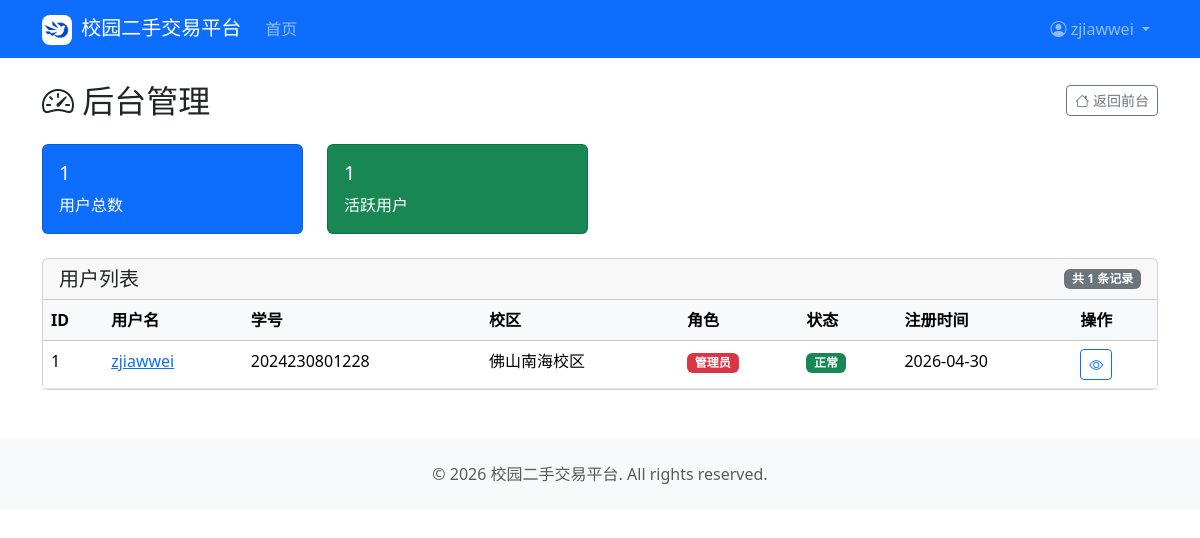
Page /admin/ (signed in) on the committed database.
### app/models/user.py (models this page shows, shortened)
class User(UserMixin, db.Model):
    __tablename__ = "users"
    id = db.Column(db.Integer, primary_key=True, autoincrement=True)
    username = db.Column(db.String(64), unique=True, nullable=False, index=True)
    student_id = db.Column(db.String(20), unique=True, nullable=False)
    phone = db.Column(db.String(20), nullable=True)
    password_hash = db.Column(db.String(256), nullable=False)
    real_name = db.Column(db.String(32), nullable=True)
    avatar = db.Column(db.String(256), default="default.jpg")
    campus = db.Column(db.String(64), nullable=False)
    role = db.Column(db.String(16), default="user")
    credit_score = db.Column(db.Integer, default=100)
    is_active = db.Column(db.Boolean, default=True)
    created_at = db.Column(db.DateTime, default=lambda: datetime.now(timezone.utc))
    updated_at = db.Column(
        db.DateTime,
        default=lambda: datetime.now(timezone.utc),
        onupdate=lambda: datetime.now(timezone.utc),
    )
    products = db.relationship("Product", back_populates="seller", lazy="dynamic")
    bought_orders = db.relationship(
        "Order", foreign_keys="Order.buyer_id", back_populates="buyer", lazy="dynamic"
    )
    sold_orders = db.relationship(
        "Order", foreign_keys="Order.seller_id", back_populates="seller", lazy="dynamic"
    )
    sent_messages = db.relationship(
        "Message", foreign_keys="Message.sender_id", back_populates="sender", lazy="dynamic"
    )
    received_messages = db.relationship(
        "Message", foreign_keys="Message.receiver_id", back_populates="receiver", lazy="dynamic"
    )
    favorites = db.relationship("Favorite", back_populates="user", lazy="dynamic")

### app/blueprints/admin/routes.py (the view)
@bp.route("/")
def dashboard():
    total_users = User.query.count()
    active_users = User.query.filter_by(is_active=True).count()
    page = request.args.get("page", 1, type=int)
    users = (
        User.query
        .order_by(User.created_at.desc())
        .paginate(page=page, per_page=ITEMS_PER_PAGE, error_out=False)
    )
    return render_template(
        "admin/user_list.html",
        users=users,
        total_users=total_users,
        active_users=active_users,
    )

### app/blueprints/admin/routes.py (called while the page is built)
@bp.before_request
@login_required
@admin_required
def require_admin():
    pass

### app/templates/admin/user_list.html (shortened to what this page needs)
{% extends "base.html" %}
{% block content %}
<div class="d-flex justify-content-between align-items-center mb-4">
    <h2 class="mb-0"><i class="bi bi-speedometer2"></i> 后台管理</h2>
    <a href="{{ url_for('main.index') }}" class="btn btn-outline-secondary btn-sm">
        <i class="bi bi-house"></i> 返回前台
    </a>
</div>
<div class="row mb-4">
    <div class="col-md-3">
        <div class="card bg-primary text-white">
            <div class="card-body">
                <h5 class="card-title">{{ total_users }}</h5>
                <p class="card-text mb-0">用户总数</p>
            </div>
        </div>
    </div>
    <div class="col-md-3">
        <div class="card bg-success text-white">
            <div class="card-body">
                <h5 class="card-title">{{ active_users }}</h5>
                <p class="card-text mb-0">活跃用户</p>
            </div>
        </div>
    </div>
</div>
<div class="card">
    <div class="card-header d-flex justify-content-between align-items-center">
        <h5 class="mb-0">用户列表</h5>
        <span class="badge bg-secondary">共 {{ users.total }} 条记录</span>
    </div>
    <div class="table-responsive">
        <table class="table table-hover mb-0">
            <thead class="table-light">
                <tr>
                    <th>ID</th>
                    <th>用户名</th>
                    <th>学号</th>
                    <th>校区</th>
                    <th>角色</th>
                    <th>状态</th>
                    <th>注册时间</th>
                    <th>操作</th>
                </tr>
            </thead>
            <tbody>
                {% for user in users.items %}
                <tr>
                    <td>{{ user.id }}</td>
                    <td>
                        <a href="{{ url_for('admin.user_detail', user_id=user.id) }}">{{ user.username }}</a>
                    </td>
                    <td>{{ user.student_id }}</td>
                    <td>{{ user.campus }}</td>
                    <td>
                        <span class="badge bg-{{ 'danger' if user.role == 'admin' else 'secondary' }}">
                            {{ '管理员' if user.role == 'admin' else '用户' }}
                        </span>
                    </td>
                    <td>
                        <span class="badge bg-{{ 'success' if user.is_active else 'danger' }}">
                            {{ '正常' if user.is_active else '禁用' }}
                        </span>
                    </td>
                    <td>{{ user.created_at.strftime('%Y-%m-%d') if user.created_at else '' }}</td>
                    <td>
                        <div class="btn-group btn-group-sm">
                            <a href="{{ url_for('admin.user_detail', user_id=user.id) }}"
                               class="btn btn-outline-primary" title="查看详情">
                                <i class="bi bi-eye"></i>
                            </a>
                        </div>
                    </td>
                </tr>
                {% else %}
                <tr>
                    <td colspan="9" class="text-center text-muted py-4">暂无用户数据</td>
                </tr>
                {% endfor %}
            </tbody>
        </table>
    </div>
</div>
{% endblock %}

### app/templates/base.html (shortened to what this page needs)
<!DOCTYPE html>
<html lang="zh-CN">
<head>
    <link href="https://cdn.jsdelivr.net/npm/bootstrap@5.3.3/dist/css/bootstrap.min.css" rel="stylesheet">
    <link href="https://cdn.jsdelivr.net/npm/bootstrap-icons@1.11.3/font/bootstrap-icons.css" rel="stylesheet">
    <link href="{{ url_for('static', filename='css/style.css') }}" rel="stylesheet">
</head>
<body>
    <nav class="navbar navbar-expand-lg navbar-dark bg-primary">
        <div class="container">
            <a class="navbar-brand" href="{{ url_for('main.index') }}">
                <img src="{{ url_for('static', filename='uploads/logo2.png') }}" alt="Logo" width="30" height="30" class="me-1 rounded-3"> {{ app_name }}
            </a>
            <div class="collapse navbar-collapse" id="navbarNav">
                <ul class="navbar-nav me-auto">
                    <li class="nav-item">
                        <a class="nav-link" href="{{ url_for('main.index') }}">首页</a>
                    </li>
                </ul>
                <ul class="navbar-nav">
                    {% if current_user.is_authenticated %}
                    <li class="nav-item dropdown">
                        <a class="nav-link dropdown-toggle" href="#" data-bs-toggle="dropdown">
                            <i class="bi bi-person-circle"></i> {{ current_user.username }}
                        </a>
                    </li>
                    {% endif %}
                </ul>
            </div>
        </div>
    </nav>
    <main class="container mt-4">
        {% block content %}{% endblock %}
    </main>
    <footer class="bg-light text-center text-muted py-4 mt-5">
        <div class="container">
            <p class="mb-0">&copy; 2026 {{ app_name }}. All rights reserved.</p>
        </div>
    </footer>
</body>
</html>

### rows in the picture
User: username "zjiawwei", id "1", student_id "2024230801228", campus "佛山南海校区", role "管理员", is_active "正常", created_at "2026-04-30"

### other values in the picture
{{ app_name }} "校园二手交易平台"
{{ total_users }} "1"
{{ active_users }} "1"
{{ users.total }} "1"
